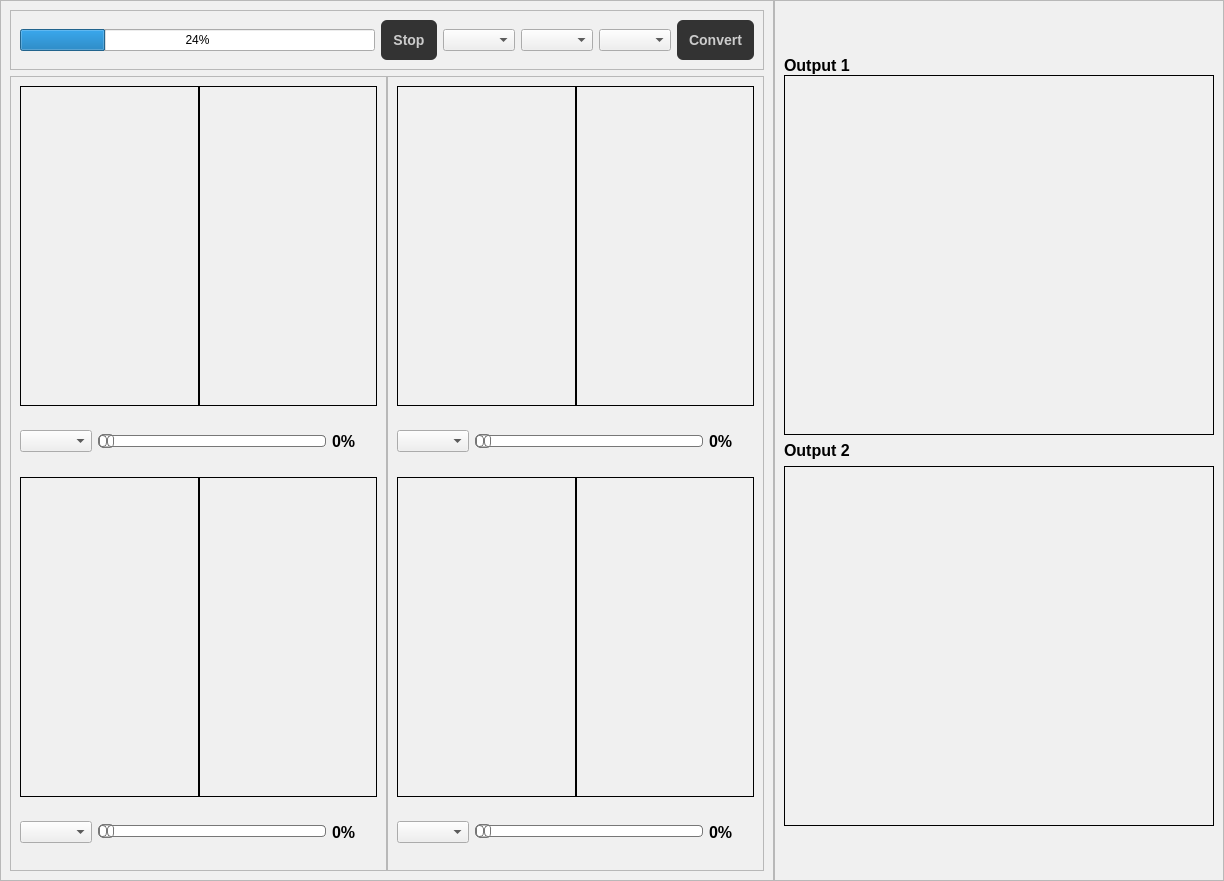
<?xml version="1.0" encoding="UTF-8"?>
<ui version="4.0">
 <class>MainWindow</class>
 <widget class="QMainWindow" name="MainWindow">
  <property name="geometry">
   <rect>
    <x>0</x>
    <y>0</y>
    <width>1224</width>
    <height>881</height>
   </rect>
  </property>
  <property name="windowTitle">
   <string>MainWindow</string>
  </property>
  <property name="styleSheet">
   <string notr="true">#centralwidget{
	background-color: #F0F0F0;
}

QPushButton{
  background-color: #333333;
  border: none;
  border-radius: 6px;
  color: #cccccc;
  font-size: 14px;
  font-weight: 500;
  line-height: 20px;
  list-style: none;
  padding: 4px 12px;
  height:40px;
}

QPushButton:hover{
	background-color: rgba(51, 51, 51, 0.5);
 	text-decoration: none;
}
QPushButton:focus{
 	outline: 1px transparent;
}
QLabel{
	font-weight: bold;
	font-size: 16px;
}
QGroupBox{
	font-weight: bold;
	font-size: 16px;
	padding:30px 0px 0px 0px;
	border:none;
}
QLineEdit{
	border:none;
	padding:4px 10px;
	border-radius: 3px;
}
QListWidget{
	border:none;
	border-radius: 3px;
}
QSlider::groove:horizontal {
border: 1px solid #bbb;
background: white;
height: 10px;
border-radius: 4px;
}

QSlider::sub-page:horizontal {
background: qlineargradient(x1: 0, y1: 0,    x2: 0, y2: 1,
    stop: 0 #66e, stop: 1 #bbf);
background: qlineargradient(x1: 0, y1: 0.2, x2: 1, y2: 1,
    stop: 0 #bbf, stop: 1 #55f);
border: 1px solid #777;
height: 10px;
border-radius: 4px;
}

QSlider::add-page:horizontal {
background: #fff;
border: 1px solid #777;
height: 10px;
border-radius: 4px;
}

QSlider::handle:horizontal {
background: qlineargradient(x1:0, y1:0, x2:1, y2:1,
    stop:0 #eee, stop:1 #ccc);
border: 1px solid #777;
width: 13px;
margin-top: -2px;
margin-bottom: -2px;
border-radius: 4px;
}

QSlider::handle:horizontal:hover {
background: qlineargradient(x1:0, y1:0, x2:1, y2:1,
    stop:0 #fff, stop:1 #ddd);
border: 1px solid #444;
border-radius: 4px;
}

QSlider::sub-page:horizontal:disabled {
background: #bbb;
border-color: #999;
}

QSlider::add-page:horizontal:disabled {
background: #eee;
border-color: #999;
}

QSlider::handle:horizontal:disabled {
background: #eee;
border: 1px solid #aaa;
border-radius: 4px;
}

QScrollArea{
border: none;
}


</string>
  </property>
  <widget class="QWidget" name="centralwidget">
   <layout class="QHBoxLayout" name="horizontalLayout">
    <property name="spacing">
     <number>0</number>
    </property>
    <property name="leftMargin">
     <number>0</number>
    </property>
    <property name="topMargin">
     <number>0</number>
    </property>
    <property name="rightMargin">
     <number>0</number>
    </property>
    <property name="bottomMargin">
     <number>0</number>
    </property>
    <item>
     <widget class="QFrame" name="frame">
      <property name="frameShape">
       <enum>QFrame::StyledPanel</enum>
      </property>
      <property name="frameShadow">
       <enum>QFrame::Raised</enum>
      </property>
      <layout class="QVBoxLayout" name="verticalLayout">
       <item>
        <widget class="QFrame" name="controlFrame">
         <property name="maximumSize">
          <size>
           <width>16777215</width>
           <height>60</height>
          </size>
         </property>
         <property name="frameShape">
          <enum>QFrame::StyledPanel</enum>
         </property>
         <property name="frameShadow">
          <enum>QFrame::Raised</enum>
         </property>
         <layout class="QHBoxLayout" name="horizontalLayout_2">
          <item>
           <widget class="QProgressBar" name="progressBar">
            <property name="value">
             <number>24</number>
            </property>
           </widget>
          </item>
          <item>
           <widget class="QPushButton" name="stopBtn">
            <property name="text">
             <string>Stop</string>
            </property>
           </widget>
          </item>
          <item>
           <widget class="QComboBox" name="inOutCB"/>
          </item>
          <item>
           <widget class="QComboBox" name="componentModeCB"/>
          </item>
          <item>
           <widget class="QComboBox" name="channelCB"/>
          </item>
          <item>
           <widget class="QPushButton" name="convertBtn">
            <property name="text">
             <string>Convert</string>
            </property>
           </widget>
          </item>
         </layout>
        </widget>
       </item>
       <item>
        <layout class="QHBoxLayout" name="horizontalLayout_3">
         <property name="spacing">
          <number>0</number>
         </property>
         <item>
          <widget class="QFrame" name="frame_3">
           <property name="frameShape">
            <enum>QFrame::StyledPanel</enum>
           </property>
           <property name="frameShadow">
            <enum>QFrame::Raised</enum>
           </property>
           <layout class="QVBoxLayout" name="verticalLayout_9">
            <item>
             <layout class="QVBoxLayout" name="verticalLayout_5">
              <item>
               <layout class="QHBoxLayout" name="horizontalLayout_4">
                <property name="spacing">
                 <number>0</number>
                </property>
                <property name="bottomMargin">
                 <number>0</number>
                </property>
                <item>
                 <widget class="QWidget" name="imageOneWidget" native="true">
                  <property name="minimumSize">
                   <size>
                    <width>0</width>
                    <height>320</height>
                   </size>
                  </property>
                  <property name="maximumSize">
                   <size>
                    <width>320</width>
                    <height>320</height>
                   </size>
                  </property>
                  <property name="styleSheet">
                   <string notr="true">QWidget{
	border:1px solid;
}</string>
                  </property>
                 </widget>
                </item>
                <item>
                 <widget class="QWidget" name="imageOneComponentWidget" native="true">
                  <property name="minimumSize">
                   <size>
                    <width>0</width>
                    <height>320</height>
                   </size>
                  </property>
                  <property name="maximumSize">
                   <size>
                    <width>320</width>
                    <height>320</height>
                   </size>
                  </property>
                  <property name="styleSheet">
                   <string notr="true">QWidget{
	border:1px solid;
}</string>
                  </property>
                 </widget>
                </item>
               </layout>
              </item>
              <item>
               <layout class="QHBoxLayout" name="horizontalLayout_5">
                <item>
                 <widget class="QComboBox" name="componentOneCB"/>
                </item>
                <item>
                 <widget class="QSlider" name="componentOneRatioSlider">
                  <property name="orientation">
                   <enum>Qt::Horizontal</enum>
                  </property>
                 </widget>
                </item>
                <item>
                 <widget class="QLabel" name="componentOneRatioLabel">
                  <property name="minimumSize">
                   <size>
                    <width>45</width>
                    <height>0</height>
                   </size>
                  </property>
                  <property name="font">
                   <font>
                    <pointsize>-1</pointsize>
                    <bold>true</bold>
                   </font>
                  </property>
                  <property name="text">
                   <string>0%</string>
                  </property>
                 </widget>
                </item>
               </layout>
              </item>
             </layout>
            </item>
            <item>
             <layout class="QVBoxLayout" name="verticalLayout_7">
              <item>
               <layout class="QHBoxLayout" name="horizontalLayout_8">
                <property name="spacing">
                 <number>0</number>
                </property>
                <property name="bottomMargin">
                 <number>0</number>
                </property>
                <item>
                 <widget class="QWidget" name="imageThreeWidget" native="true">
                  <property name="minimumSize">
                   <size>
                    <width>0</width>
                    <height>320</height>
                   </size>
                  </property>
                  <property name="maximumSize">
                   <size>
                    <width>320</width>
                    <height>320</height>
                   </size>
                  </property>
                  <property name="styleSheet">
                   <string notr="true">QWidget{
	border:1px solid;
}</string>
                  </property>
                 </widget>
                </item>
                <item>
                 <widget class="QWidget" name="imageThreeComponentWidget" native="true">
                  <property name="minimumSize">
                   <size>
                    <width>0</width>
                    <height>320</height>
                   </size>
                  </property>
                  <property name="maximumSize">
                   <size>
                    <width>320</width>
                    <height>320</height>
                   </size>
                  </property>
                  <property name="styleSheet">
                   <string notr="true">QWidget{
	border:1px solid;
}</string>
                  </property>
                 </widget>
                </item>
               </layout>
              </item>
              <item>
               <layout class="QHBoxLayout" name="horizontalLayout_9">
                <item>
                 <widget class="QComboBox" name="componentThreeCB"/>
                </item>
                <item>
                 <widget class="QSlider" name="componentThreeRatioSlider">
                  <property name="orientation">
                   <enum>Qt::Horizontal</enum>
                  </property>
                 </widget>
                </item>
                <item>
                 <widget class="QLabel" name="componentThreeRatioLabel">
                  <property name="minimumSize">
                   <size>
                    <width>45</width>
                    <height>0</height>
                   </size>
                  </property>
                  <property name="font">
                   <font>
                    <pointsize>-1</pointsize>
                    <bold>true</bold>
                   </font>
                  </property>
                  <property name="text">
                   <string>0%</string>
                  </property>
                 </widget>
                </item>
               </layout>
              </item>
             </layout>
            </item>
           </layout>
          </widget>
         </item>
         <item>
          <widget class="QFrame" name="frame_4">
           <property name="frameShape">
            <enum>QFrame::StyledPanel</enum>
           </property>
           <property name="frameShadow">
            <enum>QFrame::Raised</enum>
           </property>
           <layout class="QVBoxLayout" name="verticalLayout_10">
            <item>
             <layout class="QVBoxLayout" name="verticalLayout_6">
              <item>
               <layout class="QHBoxLayout" name="horizontalLayout_6">
                <property name="spacing">
                 <number>0</number>
                </property>
                <property name="bottomMargin">
                 <number>0</number>
                </property>
                <item>
                 <widget class="QWidget" name="imageTwoWidget" native="true">
                  <property name="minimumSize">
                   <size>
                    <width>0</width>
                    <height>320</height>
                   </size>
                  </property>
                  <property name="maximumSize">
                   <size>
                    <width>320</width>
                    <height>320</height>
                   </size>
                  </property>
                  <property name="styleSheet">
                   <string notr="true">QWidget{
	border:1px solid;
}</string>
                  </property>
                 </widget>
                </item>
                <item>
                 <widget class="QWidget" name="imageTwoComponentWidget" native="true">
                  <property name="minimumSize">
                   <size>
                    <width>0</width>
                    <height>320</height>
                   </size>
                  </property>
                  <property name="maximumSize">
                   <size>
                    <width>320</width>
                    <height>320</height>
                   </size>
                  </property>
                  <property name="styleSheet">
                   <string notr="true">QWidget{
	border:1px solid;
}</string>
                  </property>
                 </widget>
                </item>
               </layout>
              </item>
              <item>
               <layout class="QHBoxLayout" name="horizontalLayout_7">
                <item>
                 <widget class="QComboBox" name="componentTwoCB"/>
                </item>
                <item>
                 <widget class="QSlider" name="componentTwoRatioSlider">
                  <property name="orientation">
                   <enum>Qt::Horizontal</enum>
                  </property>
                 </widget>
                </item>
                <item>
                 <widget class="QLabel" name="componentTwoRatioLabel">
                  <property name="minimumSize">
                   <size>
                    <width>45</width>
                    <height>0</height>
                   </size>
                  </property>
                  <property name="font">
                   <font>
                    <pointsize>-1</pointsize>
                    <bold>true</bold>
                   </font>
                  </property>
                  <property name="text">
                   <string>0%</string>
                  </property>
                 </widget>
                </item>
               </layout>
              </item>
             </layout>
            </item>
            <item>
             <layout class="QVBoxLayout" name="verticalLayout_8">
              <item>
               <layout class="QHBoxLayout" name="horizontalLayout_10">
                <property name="spacing">
                 <number>0</number>
                </property>
                <property name="bottomMargin">
                 <number>0</number>
                </property>
                <item>
                 <widget class="QWidget" name="imageFourWidget" native="true">
                  <property name="minimumSize">
                   <size>
                    <width>0</width>
                    <height>320</height>
                   </size>
                  </property>
                  <property name="maximumSize">
                   <size>
                    <width>320</width>
                    <height>320</height>
                   </size>
                  </property>
                  <property name="styleSheet">
                   <string notr="true">QWidget{
	border:1px solid;
}</string>
                  </property>
                 </widget>
                </item>
                <item>
                 <widget class="QWidget" name="imageFourComponentWidget" native="true">
                  <property name="minimumSize">
                   <size>
                    <width>0</width>
                    <height>320</height>
                   </size>
                  </property>
                  <property name="maximumSize">
                   <size>
                    <width>320</width>
                    <height>320</height>
                   </size>
                  </property>
                  <property name="styleSheet">
                   <string notr="true">QWidget{
	border:1px solid;
}</string>
                  </property>
                 </widget>
                </item>
               </layout>
              </item>
              <item>
               <layout class="QHBoxLayout" name="horizontalLayout_11">
                <item>
                 <widget class="QComboBox" name="componentFourCB"/>
                </item>
                <item>
                 <widget class="QSlider" name="componentFourRatioSlider">
                  <property name="orientation">
                   <enum>Qt::Horizontal</enum>
                  </property>
                 </widget>
                </item>
                <item>
                 <widget class="QLabel" name="componentFourRatioLabel">
                  <property name="minimumSize">
                   <size>
                    <width>45</width>
                    <height>0</height>
                   </size>
                  </property>
                  <property name="font">
                   <font>
                    <pointsize>-1</pointsize>
                    <bold>true</bold>
                   </font>
                  </property>
                  <property name="text">
                   <string>0%</string>
                  </property>
                 </widget>
                </item>
               </layout>
              </item>
             </layout>
            </item>
           </layout>
          </widget>
         </item>
        </layout>
       </item>
      </layout>
     </widget>
    </item>
    <item>
     <widget class="QFrame" name="frame_2">
      <property name="minimumSize">
       <size>
        <width>450</width>
        <height>0</height>
       </size>
      </property>
      <property name="maximumSize">
       <size>
        <width>450</width>
        <height>16777215</height>
       </size>
      </property>
      <property name="frameShape">
       <enum>QFrame::StyledPanel</enum>
      </property>
      <property name="frameShadow">
       <enum>QFrame::Raised</enum>
      </property>
      <layout class="QVBoxLayout" name="verticalLayout_4">
       <item>
        <spacer name="verticalSpacer_2">
         <property name="orientation">
          <enum>Qt::Vertical</enum>
         </property>
         <property name="sizeHint" stdset="0">
          <size>
           <width>20</width>
           <height>40</height>
          </size>
         </property>
        </spacer>
       </item>
       <item>
        <layout class="QVBoxLayout" name="verticalLayout_2">
         <property name="spacing">
          <number>0</number>
         </property>
         <item>
          <widget class="QLabel" name="outputOneLabel">
           <property name="maximumSize">
            <size>
             <width>16777215</width>
             <height>40</height>
            </size>
           </property>
           <property name="text">
            <string>Output 1</string>
           </property>
          </widget>
         </item>
         <item>
          <widget class="QWidget" name="outputOneWidget" native="true">
           <property name="minimumSize">
            <size>
             <width>0</width>
             <height>360</height>
            </size>
           </property>
           <property name="styleSheet">
            <string notr="true">QWidget{
	border:1px solid;
}</string>
           </property>
          </widget>
         </item>
        </layout>
       </item>
       <item>
        <layout class="QVBoxLayout" name="verticalLayout_3">
         <item>
          <widget class="QLabel" name="outputTwoLabel">
           <property name="maximumSize">
            <size>
             <width>16777215</width>
             <height>40</height>
            </size>
           </property>
           <property name="text">
            <string>Output 2</string>
           </property>
          </widget>
         </item>
         <item>
          <widget class="QWidget" name="outputTwoWidget" native="true">
           <property name="minimumSize">
            <size>
             <width>0</width>
             <height>360</height>
            </size>
           </property>
           <property name="styleSheet">
            <string notr="true">QWidget{
	border:1px solid;
}
</string>
           </property>
          </widget>
         </item>
        </layout>
       </item>
       <item>
        <spacer name="verticalSpacer">
         <property name="orientation">
          <enum>Qt::Vertical</enum>
         </property>
         <property name="sizeHint" stdset="0">
          <size>
           <width>20</width>
           <height>40</height>
          </size>
         </property>
        </spacer>
       </item>
      </layout>
     </widget>
    </item>
   </layout>
  </widget>
 </widget>
 <resources/>
 <connections/>
</ui>
